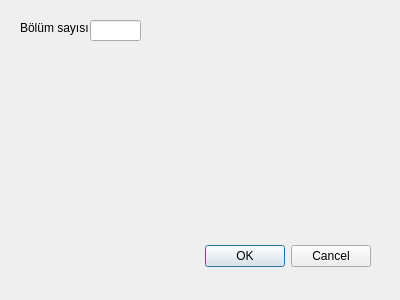
<?xml version="1.0" encoding="UTF-8"?>
<ui version="4.0">
 <class>DivideLine_Dialog</class>
 <widget class="QDialog" name="DivideLine_Dialog">
  <property name="geometry">
   <rect>
    <x>0</x>
    <y>0</y>
    <width>400</width>
    <height>300</height>
   </rect>
  </property>
  <property name="windowTitle">
   <string>Dialog</string>
  </property>
  <widget class="QDialogButtonBox" name="buttonBox">
   <property name="geometry">
    <rect>
     <x>30</x>
     <y>240</y>
     <width>341</width>
     <height>32</height>
    </rect>
   </property>
   <property name="orientation">
    <enum>Qt::Horizontal</enum>
   </property>
   <property name="standardButtons">
    <set>QDialogButtonBox::Cancel|QDialogButtonBox::Ok</set>
   </property>
  </widget>
  <widget class="QLabel" name="label">
   <property name="geometry">
    <rect>
     <x>20</x>
     <y>20</y>
     <width>71</width>
     <height>16</height>
    </rect>
   </property>
   <property name="text">
    <string>Bölüm sayısı : </string>
   </property>
  </widget>
  <widget class="QLineEdit" name="lineEdit">
   <property name="geometry">
    <rect>
     <x>90</x>
     <y>20</y>
     <width>51</width>
     <height>21</height>
    </rect>
   </property>
  </widget>
 </widget>
 <resources/>
 <connections>
  <connection>
   <sender>buttonBox</sender>
   <signal>accepted()</signal>
   <receiver>DivideLine_Dialog</receiver>
   <slot>accept()</slot>
   <hints>
    <hint type="sourcelabel">
     <x>248</x>
     <y>254</y>
    </hint>
    <hint type="destinationlabel">
     <x>157</x>
     <y>274</y>
    </hint>
   </hints>
  </connection>
  <connection>
   <sender>buttonBox</sender>
   <signal>rejected()</signal>
   <receiver>DivideLine_Dialog</receiver>
   <slot>reject()</slot>
   <hints>
    <hint type="sourcelabel">
     <x>316</x>
     <y>260</y>
    </hint>
    <hint type="destinationlabel">
     <x>286</x>
     <y>274</y>
    </hint>
   </hints>
  </connection>
 </connections>
</ui>
